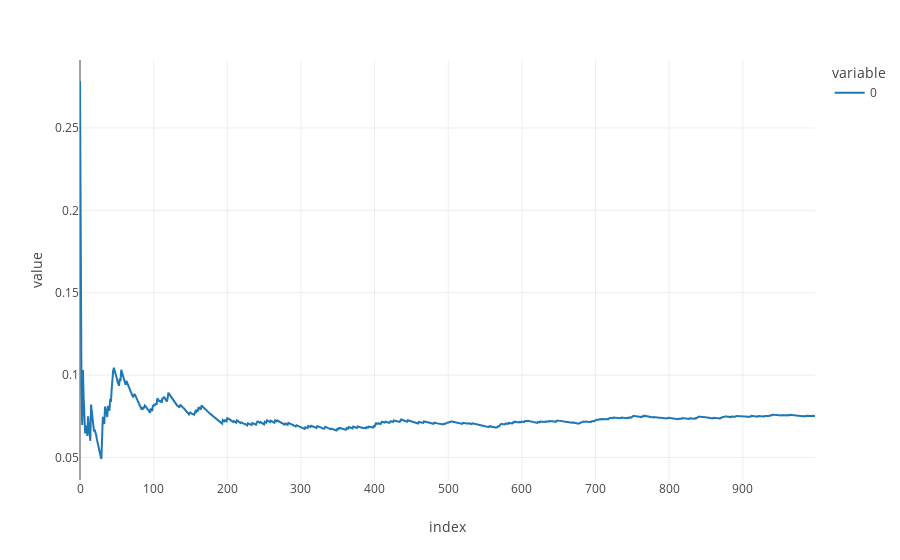

Here is the notebook cell this chart was saved with:
### Markdown cell above
#### Analysing D convergence

### Code cell
def D_(x, distrib, n_proj = 10):
    u = [generate_sphere_point(x.shape[0]) for _ in range(n_proj)]
    vector_of_minimums = [compute_minimum_value(x, distrib, u_k) for u_k in u]
    return (vector_of_minimums)

x = np.random.random(x.shape)
a = D_(x, distrib, 1000)

px.line([np.mean(a[:i]) for i in range(1, len(a))], template = 'none')

### Figure 1 — Plotly figure (JSON) as saved in the notebook; plotly's stock layout.template omitted (floating-point values rounded to 4 significant figures; data arrays with more than 128 entries replaced by an {"elided": "..."} marker saying what was removed)
{"data": [{"hovertemplate": "variable=0<br>index=%{x}<br>value=%{y}<extra></extra>", "legendgroup": "0", "line": {"color": "#1F77B4", "dash": "solid"}, "marker": {"symbol": "circle"}, "mode": "lines", "name": "0", "orientation": "v", "showlegend": true, "type": "scatter", "x": {"elided": "999 int values"}, "xaxis": "x", "y": {"elided": "999 float values"}, "yaxis": "y"}], "layout": {"legend": {"title": {"text": "variable"}, "tracegroupgap": 0}, "margin": {"t": 60}, "xaxis": {"anchor": "y", "domain": [0, 1], "title": {"text": "index"}}, "yaxis": {"anchor": "x", "domain": [0, 1], "title": {"text": "value"}}}}
